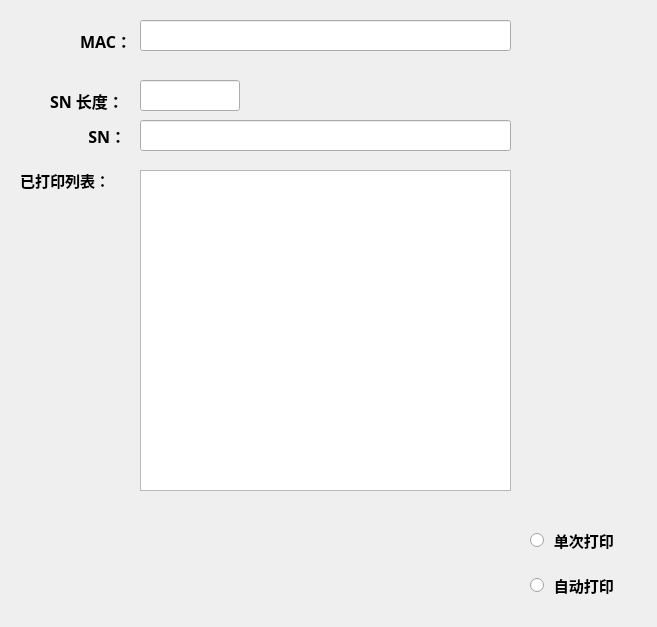
<?xml version="1.0" encoding="UTF-8"?>
<ui version="4.0">
 <class>DialogMacSn</class>
 <widget class="QDialog" name="DialogMacSn">
  <property name="geometry">
   <rect>
    <x>0</x>
    <y>0</y>
    <width>657</width>
    <height>627</height>
   </rect>
  </property>
  <property name="windowTitle">
   <string>Dialog</string>
  </property>
  <widget class="QLabel" name="label_2">
   <property name="geometry">
    <rect>
     <x>20</x>
     <y>150</y>
     <width>111</width>
     <height>61</height>
    </rect>
   </property>
   <property name="font">
    <font>
     <family>Aharoni</family>
     <pointsize>11</pointsize>
     <weight>75</weight>
     <bold>true</bold>
    </font>
   </property>
   <property name="text">
    <string>已打印列表：</string>
   </property>
  </widget>
  <widget class="QLabel" name="label">
   <property name="geometry">
    <rect>
     <x>80</x>
     <y>10</y>
     <width>51</width>
     <height>61</height>
    </rect>
   </property>
   <property name="font">
    <font>
     <family>Aharoni</family>
     <pointsize>12</pointsize>
     <weight>75</weight>
     <bold>true</bold>
    </font>
   </property>
   <property name="text">
    <string>MAC：</string>
   </property>
  </widget>
  <widget class="QPlainTextEdit" name="plainTextEdit">
   <property name="geometry">
    <rect>
     <x>140</x>
     <y>170</y>
     <width>371</width>
     <height>321</height>
    </rect>
   </property>
  </widget>
  <widget class="QLineEdit" name="maclineEdit">
   <property name="geometry">
    <rect>
     <x>140</x>
     <y>20</y>
     <width>371</width>
     <height>31</height>
    </rect>
   </property>
  </widget>
  <widget class="QLabel" name="label_3">
   <property name="geometry">
    <rect>
     <x>80</x>
     <y>110</y>
     <width>51</width>
     <height>51</height>
    </rect>
   </property>
   <property name="font">
    <font>
     <family>Aharoni</family>
     <pointsize>12</pointsize>
     <weight>75</weight>
     <bold>true</bold>
    </font>
   </property>
   <property name="text">
    <string>  SN：</string>
   </property>
  </widget>
  <widget class="QLineEdit" name="snlineEdit">
   <property name="geometry">
    <rect>
     <x>140</x>
     <y>120</y>
     <width>371</width>
     <height>31</height>
    </rect>
   </property>
  </widget>
  <widget class="QRadioButton" name="sigradioButton">
   <property name="geometry">
    <rect>
     <x>530</x>
     <y>520</y>
     <width>121</width>
     <height>41</height>
    </rect>
   </property>
   <property name="font">
    <font>
     <family>Aharoni</family>
     <pointsize>11</pointsize>
     <weight>75</weight>
     <bold>true</bold>
    </font>
   </property>
   <property name="text">
    <string> 单次打印</string>
   </property>
  </widget>
  <widget class="QRadioButton" name="autoradioButton">
   <property name="geometry">
    <rect>
     <x>530</x>
     <y>570</y>
     <width>111</width>
     <height>31</height>
    </rect>
   </property>
   <property name="font">
    <font>
     <family>Aharoni</family>
     <pointsize>11</pointsize>
     <weight>75</weight>
     <bold>true</bold>
    </font>
   </property>
   <property name="text">
    <string> 自动打印</string>
   </property>
  </widget>
  <widget class="QLabel" name="label_6">
   <property name="geometry">
    <rect>
     <x>50</x>
     <y>90</y>
     <width>71</width>
     <height>21</height>
    </rect>
   </property>
   <property name="font">
    <font>
     <family>Aharoni</family>
     <pointsize>12</pointsize>
     <weight>75</weight>
     <bold>true</bold>
    </font>
   </property>
   <property name="text">
    <string>SN 长度：</string>
   </property>
  </widget>
  <widget class="QLineEdit" name="snNumlineEdit">
   <property name="geometry">
    <rect>
     <x>140</x>
     <y>80</y>
     <width>100</width>
     <height>31</height>
    </rect>
   </property>
  </widget>
 </widget>
 <resources/>
 <connections/>
</ui>
